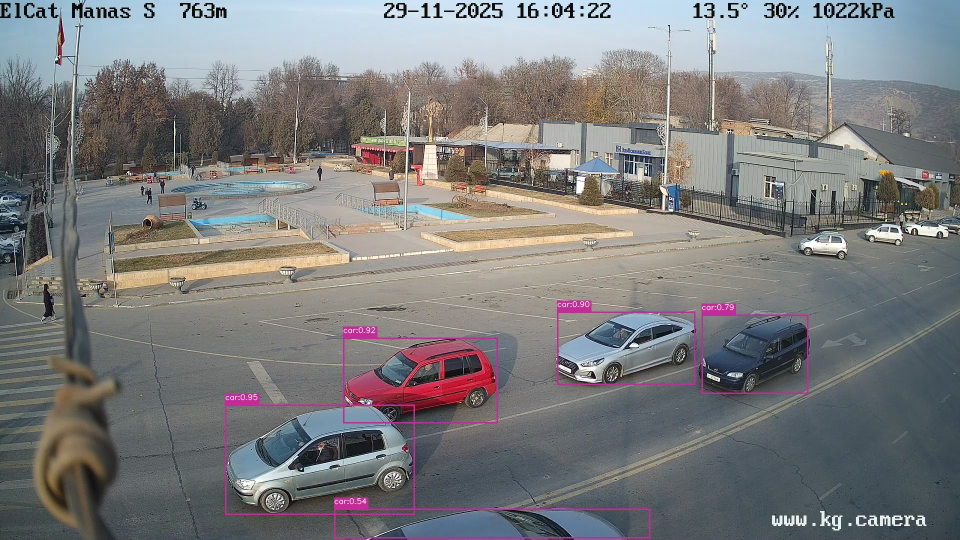
#> input picture images/det.jpg, 1920 x 1080 px (shown at 1/2 size)
$ python -i clearcam.py   (imports and definitions only)
#> lines starting #> are read from the running program, lines starting #| are printed output that depends on the picture
from tinygrad.tensor import Tensor
from tinygrad.helpers import fetch
from tinygrad.dtype import dtypes
from detection.yolov9 import YOLOv9
from llm.qwen3vl import Qwen3VL
import numpy as np
from pathlib import Path
import cv2
from collections import defaultdict, deque
import time, sys
import json
import http
from http.server import BaseHTTPRequestHandler, HTTPServer
from socketserver import ThreadingMixIn
import threading
import shutil
from datetime import datetime, time as time_obj
import uuid
import urllib
from urllib.parse import urlparse, parse_qs
import struct
from urllib.parse import unquote, quote
import zlib
from utils.db import db
import multiprocessing
import re
import base64
from utils.helpers import send_notif, find_ffmpeg, export_clip, upload_file, encrypt_file, export_and_upload, jit_infer
import pickle

# RTSP URL
# Video capture thread
import subprocess
import threading
import time
import numpy as np
import cv2
from datetime import datetime
import os
import threading
from utils.helpers import BASE_DIR
from ocsort_tracker import ocsort

# [1 line not run here, left out]
models = {1: "t", 2: "s", 3: "m", 4: "c", 5: "e", 6: "nano", 7: "small", 8:"medium", 9:"large"}

class RollingClassCounter:
  # [77 lines left out: functions __init__, add, cleanup, reset_counts, get_counts, is_active and 1 more, not called in this run]

import numpy as np

# [13 lines left out: function draw_rectangle_numpy, not called in this run]


def is_vod(cam_name): return Path("data/cameras", cam_name, "streams", "video").is_dir()

# [19 lines left out: function _get_stream_resolution, not called in this run]

class VideoCapture:
  # [483 lines left out: functions __init__, init_cam, start, _get_new_stream_dir, _open_ffmpeg, save_object and 10 more, not called in this run]

def run_encode_text(clip, text): return clip.model._encode_text(text, realize=True)

def run_search(clip, image_text, top_k, cam_name, selected_dir): return clip.search(image_text, top_k, cam_name, selected_dir)

# [8 lines left out: function run_clip, not called in this run]

class HLSRequestHandler(BaseHTTPRequestHandler):
    def __init__(self, *args, **kwargs):
        super().__init__(*args, **kwargs)

    def log_message(self, format, *args): pass # don't print stuff

    # [512 lines left out: functions send_results, send_200, get_camera_path, do_GET, do_POST, not called in this run]

def image_sort_key(item):
  try: return datetime.strptime(item["folder"], "%Y-%m-%d").timestamp() + item["timestamp"]
  except ValueError: return -1

# [28 lines left out: functions schedule_daily_restart, get_lan_ip, not called in this run]

def get_executable_args(): return ([sys.argv[0]], sys.argv[1:]) if getattr(sys, "frozen", False) else ([sys.executable, sys.argv[0]], sys.argv[1:])

def event_img_info(image): return {"ts": int(float(image.split('_')[0])), "object_id":int(image.split('_')[1]), "class_id":int(image.split('_')[2])}

# [18 lines left out: function upload_to_r2, not called in this run]

import queue
task_queue = queue.Queue()
# [59 lines left out: functions add_to_queue, process_queue, process_latest_face, set_settings, not called in this run]

def clip_latest_img(img):
  if global_settings.use_clip:
    img = object_finder.preprocess(img)
    try:
      data = pickle.load(open(object_queue[0].parent / 'embeddings.pkl', 'rb')) if os.path.exists(object_queue[0].parent / 'embeddings.pkl') else {}
    except Exception: data = {}
    if "embeddings" not in data: data["embeddings"] = {}
    emb = jit_infer(object_finder.model.precompute_embedding, Tensor(img).unsqueeze(0), jit_cache).numpy()
    data["embeddings"][str(object_queue[0])] = emb
    with open(object_queue[0].parent / 'embeddings.pkl', "wb") as f: pickle.dump(data, f)

    if global_settings.use_notifs():
      cam_name = object_queue[0].parts[object_queue[0].parts.index("cameras")+1:object_queue[0].parts.index("objects")][0]
      alerts = database.run_get("alerts", cam_name) # todo, get cam_name from file path!
      for k, v in alerts.items():
        if time.time() - v.last_det < 60 or not v.is_active(): continue
        if v.desc is None: continue
        if not hasattr(v, "desc_emb") or v.desc_emb is None:
          v.desc_emb = run_encode_text(object_finder, v.desc)
          database.run_put("alerts", cam_name, v, id=k)

        similarity = (v.desc_emb @ emb.T).item()
        print("sim =",similarity,v.desc,object_queue[0])
        if similarity > v.threshold:
          send_notif(session_token=global_settings.userID, text=f"Event Detected ({cam_name}: {v.desc})", body_text=None, host=global_settings.server_url)
          alerts[k].last_det = time.time()
          database.run_put("alerts", cam_name, alerts[k], k)
          if global_settings.clearcam_user():
            seen_time = event_img_info(str(object_queue[0]).split("/")[-1].split(".jpg")[0])["ts"]
            threading.Thread(target=export_and_upload, kwargs={"cam_name": cam_name, "thumbnail": object_queue[0], "userID": global_settings.userID, "key": global_settings.key, "start": seen_time, "length": 20}, daemon=True).start()
          break

cams = dict()
active_subprocesses = []
import socket
class ThreadedHTTPServer(ThreadingMixIn, HTTPServer):
    # [69 lines left out: functions __init__, _setup_cleanup_and_clip_thread, _cleanup_task, _check_and_cleanup_storage, _cleanup_oldest_files, not called in this run]

class GlobalSettings:
  # [18 lines left out: functions __init__, __setstate__, not called in this run]

  def use_notifs(self): return self.userID or self.server_url != "https://clearcam.org"
  def clearcam_user(self): return self.userID is not None

# [13 lines left out: function secret_settings, not called in this run]

# [57 lines not run here, left out]

>>> import cv2
>>> picture = cv2.imread('images/det.jpg', cv2.IMREAD_GRAYSCALE)
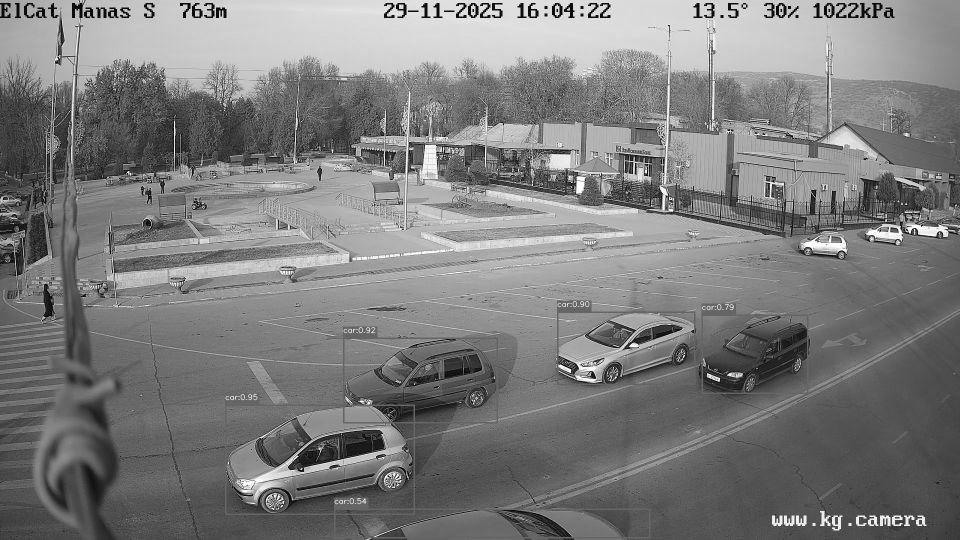
#> picture: shape (1080, 1920) (shown at 1/2 size); min 0, max 255, mean 124.5
#> (the run stopped early here; a loop or call above may not have finished)

$ run again, on images/hood.jpg
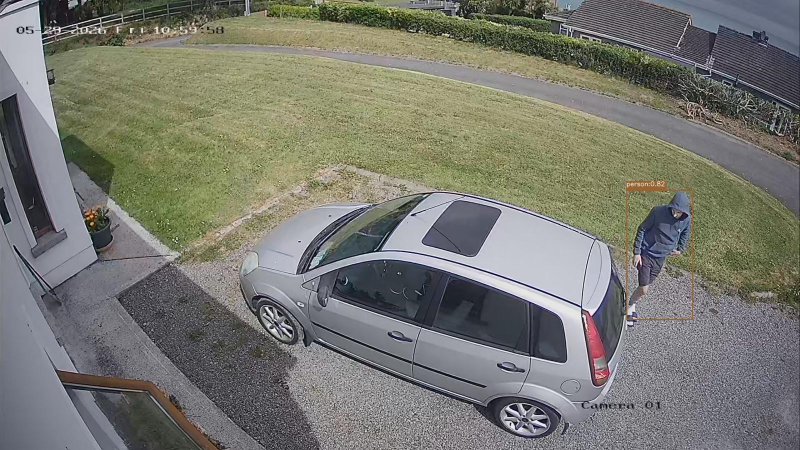
#> input picture images/hood.jpg, 1600 x 900 px (shown at 1/2 size)
#> `picture = cv2.imread('images/det.jpg', cv2.IMREAD_GRAYSCALE)`:
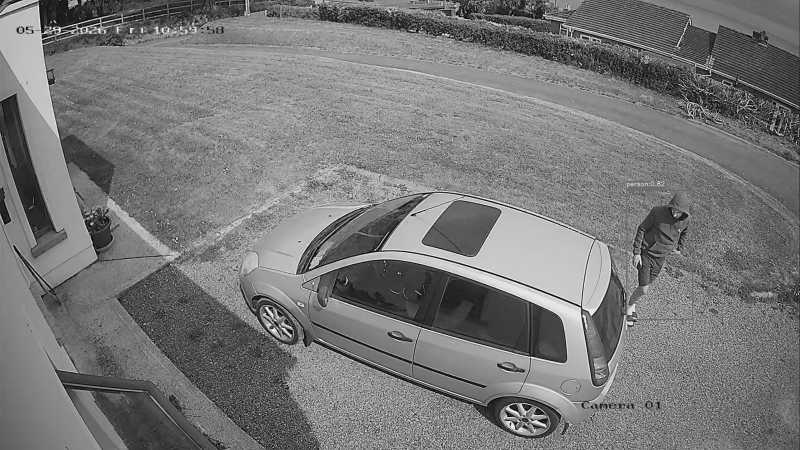
#> picture: shape (900, 1600) (shown at 1/2 size); min 0, max 255, mean 120
